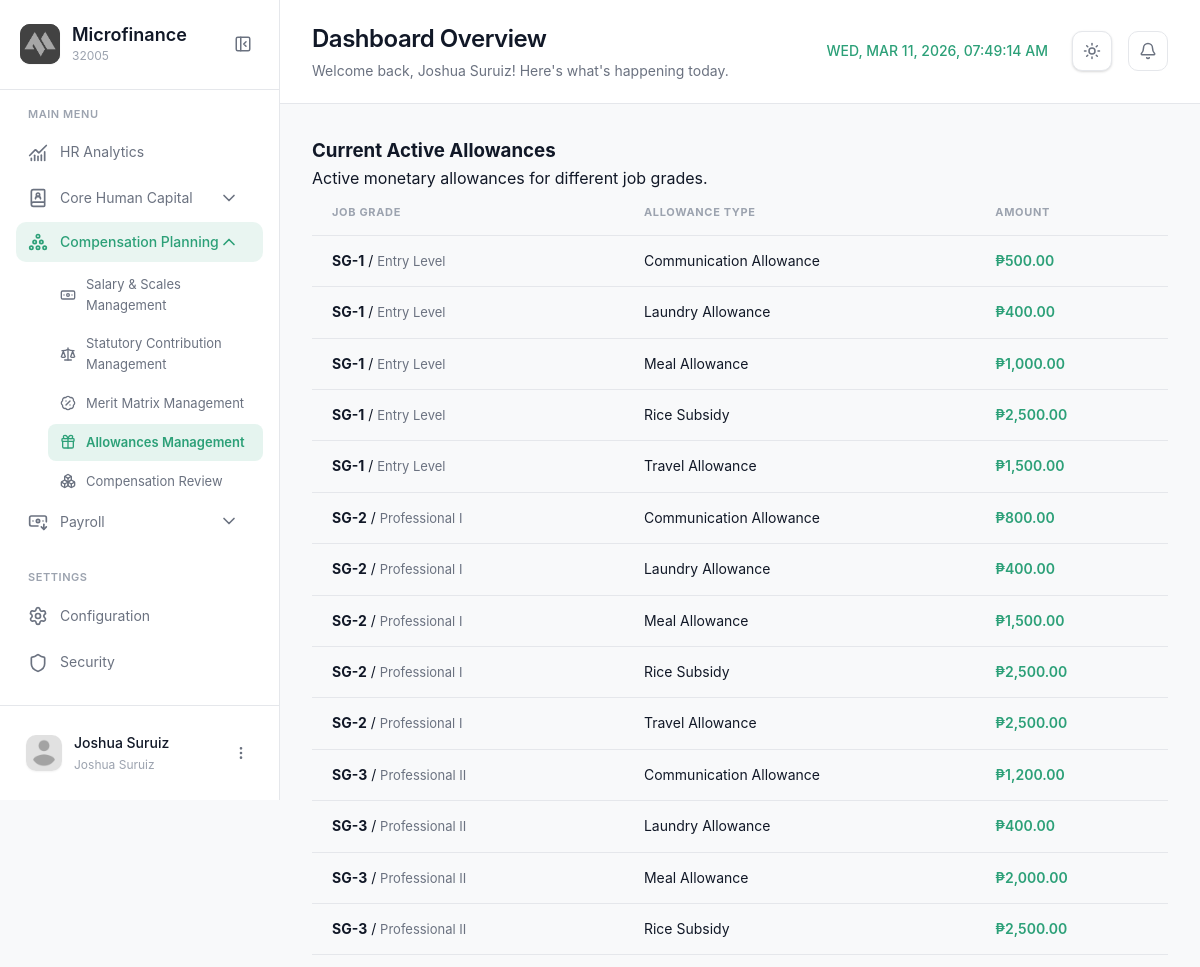
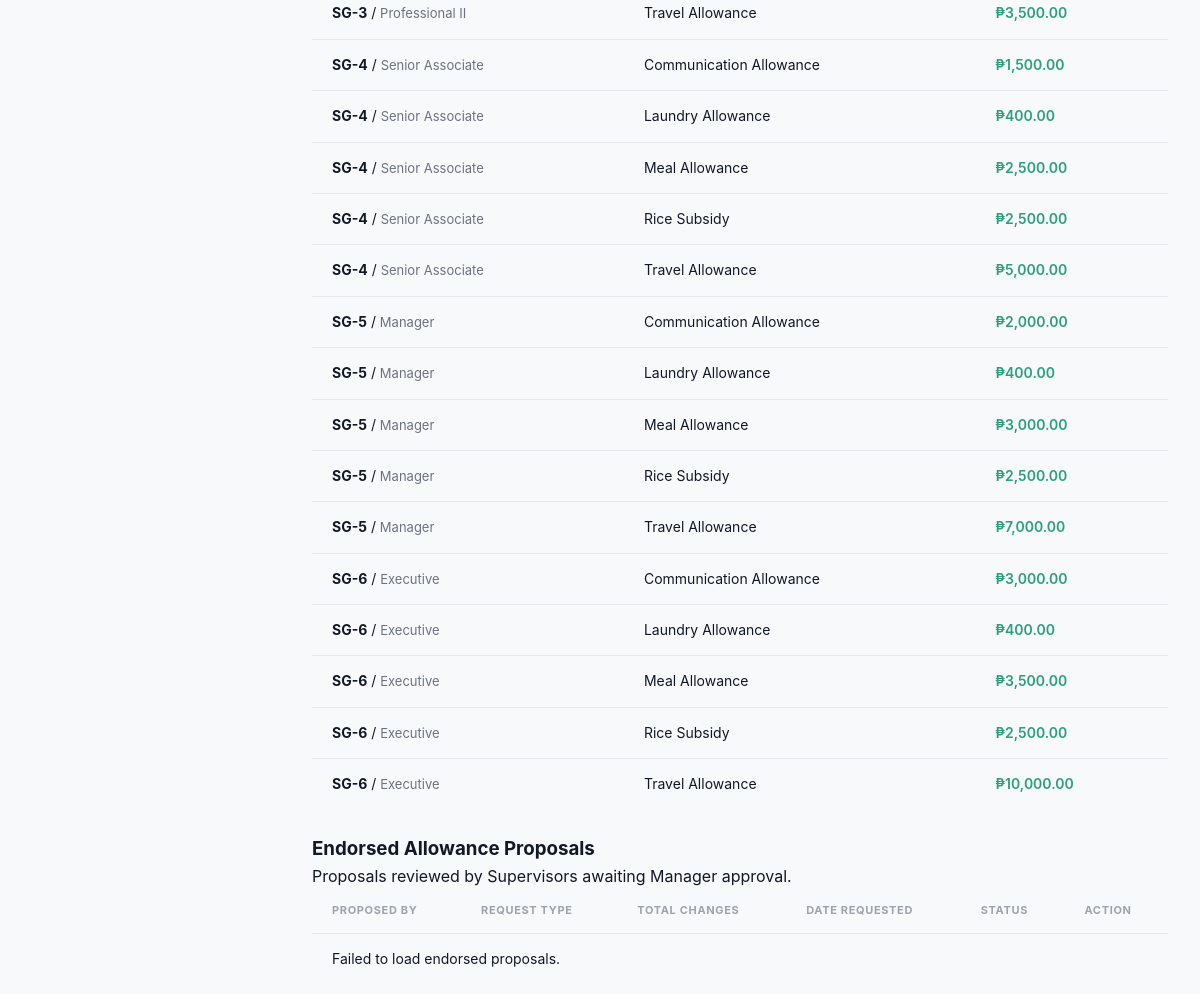
The page /modules/manager/allowancemgt.php (signed in) on the database its author committed (2 pictures, top to bottom).
### tables this page shows
CREATE TABLE `grade_allowances` (
  `GradeAllowanceID` int(11) NOT NULL,
  `period_id` int(11) DEFAULT NULL,
  `SalaryGradeID` int(11) NOT NULL,
  `AllowanceTypeID` int(11) NOT NULL,
  `Amount` decimal(12,2) NOT NULL DEFAULT 0.00,
  `CreatedAt` timestamp NOT NULL DEFAULT current_timestamp(),
  `UpdatedAt` timestamp NOT NULL DEFAULT current_timestamp() ON UPDATE current_timestamp()
);

CREATE TABLE `salary_grades` (
  `SalaryGradeID` int(11) NOT NULL,
  `period_id` int(11) DEFAULT NULL,
  `GradeLevel` varchar(10) NOT NULL,
  `GradeName` varchar(100) DEFAULT NULL,
  `MinSalary` decimal(15,2) NOT NULL,
  `MaxSalary` decimal(15,2) NOT NULL,
  `MidSalary` decimal(15,2) GENERATED ALWAYS AS ((`MinSalary` + `MaxSalary`) / 2) STORED,
  `Currency` varchar(10) DEFAULT 'PHP',
  `IsActive` tinyint(1) DEFAULT 1,
  `CreatedAt` timestamp NOT NULL DEFAULT current_timestamp(),
  `UpdatedAt` timestamp NULL DEFAULT NULL ON UPDATE current_timestamp(),
  `Description` varchar(255) DEFAULT NULL
);

CREATE TABLE `allowance_types` (
  `AllowanceTypeID` int(11) NOT NULL,
  `AllowanceName` varchar(100) NOT NULL,
  `IsTaxable` tinyint(1) DEFAULT 0,
  `Frequency` enum('Monthly','Annual','Daily') DEFAULT 'Monthly',
  `CreatedAt` timestamp NOT NULL DEFAULT current_timestamp(),
  `UpdatedAt` timestamp NOT NULL DEFAULT current_timestamp() ON UPDATE current_timestamp()
);

### modules/manager/allowancemgt.php (the view, shortened to what this page needs)
<?php
require_once '../../config/config.php';
$sql = "SELECT ga.GradeAllowanceID as AllowanceID, sg.GradeLevel, sg.GradeName, at.AllowanceName, ga.Amount
        FROM grade_allowances ga
        JOIN salary_grades sg ON ga.SalaryGradeID = sg.SalaryGradeID
        JOIN allowance_types at ON ga.AllowanceTypeID = at.AllowanceTypeID
        ORDER BY sg.GradeLevel ASC, at.AllowanceName ASC";
$result = $conn->query($sql);
$active_allowances = [];
if ($result) {
    while ($row = $result->fetch_assoc()) {
        $active_allowances[] = $row;
    }
}
$page = 'allowancemgt';
$module = 'planning';
?>
<!DOCTYPE html>
<html lang="en">
<head>
  <link rel="stylesheet" href="../../css/allowancemgt.css?v=1.2">
  <link rel="stylesheet" href="../../css/notifications.css?v=1.1">
</head>
<body>
  <aside class="sidebar" id="sidebar">
    <div class="sidebar-header">
      <div class="logo-container">
        <div class="logo-wrapper">
          <img src="../../img/logo.png" alt="Logo" class="logo">
        </div>
        <div class="logo-text">
          <h2 class="app-name">Microfinance</h2>
          <span class="app-tagline">32005</span>
        </div>
      </div>
      <button class="sidebar-toggle" id="sidebarToggle">
        <i data-lucide="panel-left-close"></i>
      </button>
    </div>
    <nav class="sidebar-nav">
      <div class="nav-section">
        <span class="nav-section-title">MAIN MENU</span>
        <a href="dashboard.php" class="nav-item <?php echo ($page === 'dashboard') ? 'active' : ''; ?>">
          <i data-lucide="chart-no-axes-combined"></i>
          <span>HR Analytics</span>
        </a>
        <div class="nav-item-group <?php echo ($module === 'banking') ? 'active' : ''; ?>">
          <button class="nav-item has-submenu <?php echo ($module === 'banking') ? 'active' : ''; ?>" data-module="banking">
            <div class="nav-item-content">
              <i data-lucide="book-user"></i>
              <span>Core Human Capital</span>
            </div>
            <i data-lucide="chevron-down" class="submenu-icon"></i>
          </button>
        </div>
                <div class="nav-item-group <?php echo ($module === 'planning') ? 'active' : ''; ?>">
          <button class="nav-item has-submenu <?php echo ($module === 'planning') ? 'active' : ''; ?>" data-module="planning">
            <div class="nav-item-content">
              <i data-lucide="circle-pile"></i>
              <span>Compensation Planning</span>
            </div>
            <i data-lucide="chevron-down" class="submenu-icon"></i>
          </button>
           <div class="submenu <?php echo ($module === 'planning') ? 'active' : ''; ?>" id="submenu-planning">
             <a href="salarymgt.php" class="submenu-item <?php echo ($page === 'salarymgt') ? 'active' : ''; ?>">
              <i data-lucide="banknote"></i>
              <span>Salary & Scales Management</span>
            </a>
             <a href="statutorymgt.php" class="submenu-item <?php echo ($page === 'statutorymgt') ? 'active' : ''; ?>">
              <i data-lucide="scale"></i>
              <span>Statutory Contribution Management</span>
            </a>
            <a href="meritmatrixmgt.php" class="submenu-item <?php echo ($page === 'meritmatrixmgt') ? 'active' : ''; ?>">
              <i data-lucide="badge-percent"></i>
              <span>Merit Matrix Management</span>
            </a>
             <a href="allowancemgt.php" class="submenu-item <?php echo ($page === 'allowancemgt') ? 'active' : ''; ?>">
              <i data-lucide="gift"></i>
              <span>Allowances Management</span>
            </a>
             <a href="compensationrev.php" class="submenu-item <?php echo ($page === 'compensationrev') ? 'active' : ''; ?>">
              <i data-lucide="boxes"></i>
              <span>Compensation Review</span>
            </a>
          </div>
        </div>
                <div class="nav-item-group <?php echo ($module === 'payroll') ? 'active' : ''; ?>">
          <button class="nav-item has-submenu <?php echo ($module === 'payroll') ? 'active' : ''; ?>" data-module="payroll">
            <div class="nav-item-content">
              <i data-lucide="banknote-arrow-down"></i>
              <span>Payroll</span>
            </div>
            <i data-lucide="chevron-down" class="submenu-icon"></i>
          </button>
        </div>
      </div>
      <div class="nav-section">
        <span class="nav-section-title">SETTINGS</span>
        <a href="#" class="nav-item">
          <i data-lucide="settings"></i>
          <span>Configuration</span>
        </a>
        <a href="#" class="nav-item">
          <i data-lucide="shield"></i>
          <span>Security</span>
        </a>
      </div>
    </nav>
    <div class="sidebar-footer">
      <div class="user-profile">
        <div class="user-avatar">
          <img src="../../img/profile.png" alt="User">
        </div>
        <div class="user-info">
          <span class="user-name"><?php echo htmlspecialchars($_SESSION['username'] ?? 'Manager'); ?></span>
          <span class="user-role"><?php echo htmlspecialchars($_SESSION['user_role'] ?? 'HR Manager'); ?></span>
        </div>
        <button class="user-menu-btn" id="userMenuBtn">
          <i data-lucide="more-vertical"></i>
        </button>
      </div>
    </div>
  </aside>
  <main class="main-content">
    <header class="page-header">
      <div class="header-left">
        <div class="header-title">
          <h1>Dashboard Overview</h1>
          <p>Welcome back, <?php echo htmlspecialchars($_SESSION['username'] ?? 'User'); ?>! Here's what's happening today.</p>
        </div>
      </div>
      <div class="header-right">
                        <div class="header-clock">
          <span id="realTimeClock"></span>
        </div>
        <button class="theme-toggle" id="themeToggle" aria-label="Toggle theme">
          <i data-lucide="sun" class="sun-icon"></i>
        </button>
        <div class="header-notifications" style="position: relative;">
          <button class="icon-btn" id="notifBtn">
            <i data-lucide="bell"></i>
          </button>
        </div>
      </div>
    </header>
    <div class="content-wrapper">
        <div class="content-card">
            <div class="card-header">
                <div class="card-header-left">
                    <h3 class="card-title">Current Active Allowances</h3>
                    <p class="card-subtitle">Active monetary allowances for different job grades.</p>
                </div>
            </div>
            <div class="card-body">
                <div class="data-table">
                    <table id="currentAllowanceTable">
                        <thead>
                            <tr>
                                <th>Job Grade</th>
                                <th>Allowance Type</th>
                                <th>Amount</th>
                            </tr>
                        </thead>
                        <tbody>
                            <?php foreach ($active_allowances as $setting): ?>
                            <tr data-id="<?php echo $setting['AllowanceID']; ?>">
                                <td><strong><?php echo htmlspecialchars($setting['GradeLevel']); ?></strong> / <span style="font-size:13px; color:var(--text-secondary);"><?php echo htmlspecialchars($setting['GradeName']); ?></span></td>
                                <td><?php echo htmlspecialchars($setting['AllowanceName']); ?></td>
                                <td style="color:var(--brand-green); font-weight:600;">&#8369;<?php echo number_format($setting['Amount'], 2); ?></td>
                            </tr>
                            <?php endforeach; ?>
                        </tbody>
                    </table>
                </div>
            </div>
        </div>
        <div class="content-card" style="margin-top: 24px;">
            <div class="card-header">
                <div class="card-header-left">
                    <h3 class="card-title">Endorsed Allowance Proposals</h3>
                    <p class="card-subtitle">Proposals reviewed by Supervisors awaiting Manager approval.</p>
                </div>
            </div>
            <div class="card-body">
                <div class="data-table">
                    <table id="endorsedProposalsTable">
                        <thead>
                            <tr>
                                <th>Proposed By</th>
                                <th>Request Type</th>
                                <th>Total Changes</th>
                                <th>Date Requested</th>
                                <th>Status</th>
                                <th>Action</th>
                            </tr>
                        </thead>
                        <tbody id="endorsedProposalsBody">
                        </tbody>
                    </table>
                </div>
            </div>
        </div>
    </div>
  </main>
</body>
</html>

### css/notifications.css (style rules this page uses)
.icon-btn { position: relative; width: 40px; height: 40px; border-radius: 10px; background: var(--surface); border: 1px solid var(--border-color); cursor: pointer; display: flex; align-items: center; justify-content: center; color: var(--text-secondary); transition: var(--transition); flex-shrink: 0; }

### rows shown on the page
grade_allowances: SalaryGradeID.GradeLevel "SG-1", SalaryGradeID.GradeName "Entry Level", AllowanceTypeID.AllowanceName "Communication Allowance", Amount "500.00"
grade_allowances: SalaryGradeID.GradeLevel "SG-1", SalaryGradeID.GradeName "Entry Level", AllowanceTypeID.AllowanceName "Laundry Allowance", Amount "400.00"
grade_allowances: SalaryGradeID.GradeLevel "SG-1", SalaryGradeID.GradeName "Entry Level", AllowanceTypeID.AllowanceName "Meal Allowance", Amount "1,000.00"
grade_allowances: SalaryGradeID.GradeLevel "SG-1", SalaryGradeID.GradeName "Entry Level", AllowanceTypeID.AllowanceName "Rice Subsidy", Amount "2,500.00"
grade_allowances: SalaryGradeID.GradeLevel "SG-1", SalaryGradeID.GradeName "Entry Level", AllowanceTypeID.AllowanceName "Travel Allowance", Amount "1,500.00"
grade_allowances: SalaryGradeID.GradeLevel "SG-2", SalaryGradeID.GradeName "Professional I", AllowanceTypeID.AllowanceName "Communication Allowance", Amount "800.00"
grade_allowances: SalaryGradeID.GradeLevel "SG-2", SalaryGradeID.GradeName "Professional I", AllowanceTypeID.AllowanceName "Laundry Allowance", Amount "400.00"
grade_allowances: SalaryGradeID.GradeLevel "SG-2", SalaryGradeID.GradeName "Professional I", AllowanceTypeID.AllowanceName "Meal Allowance", Amount "1,500.00"
grade_allowances: SalaryGradeID.GradeLevel "SG-2", SalaryGradeID.GradeName "Professional I", AllowanceTypeID.AllowanceName "Rice Subsidy", Amount "2,500.00"
grade_allowances: SalaryGradeID.GradeLevel "SG-2", SalaryGradeID.GradeName "Professional I", AllowanceTypeID.AllowanceName "Travel Allowance", Amount "2,500.00"
grade_allowances: SalaryGradeID.GradeLevel "SG-3", SalaryGradeID.GradeName "Professional II", AllowanceTypeID.AllowanceName "Communication Allowance", Amount "1,200.00"
grade_allowances: SalaryGradeID.GradeLevel "SG-3", SalaryGradeID.GradeName "Professional II", AllowanceTypeID.AllowanceName "Laundry Allowance", Amount "400.00"
grade_allowances: SalaryGradeID.GradeLevel "SG-3", SalaryGradeID.GradeName "Professional II", AllowanceTypeID.AllowanceName "Meal Allowance", Amount "2,000.00"
grade_allowances: SalaryGradeID.GradeLevel "SG-3", SalaryGradeID.GradeName "Professional II", AllowanceTypeID.AllowanceName "Rice Subsidy", Amount "2,500.00"
grade_allowances: SalaryGradeID.GradeLevel "SG-3", SalaryGradeID.GradeName "Professional II", AllowanceTypeID.AllowanceName "Travel Allowance", Amount "3,500.00"
grade_allowances: SalaryGradeID.GradeLevel "SG-4", SalaryGradeID.GradeName "Senior Associate", AllowanceTypeID.AllowanceName "Communication Allowance", Amount "1,500.00"
grade_allowances: SalaryGradeID.GradeLevel "SG-4", SalaryGradeID.GradeName "Senior Associate", AllowanceTypeID.AllowanceName "Laundry Allowance", Amount "400.00"
grade_allowances: SalaryGradeID.GradeLevel "SG-4", SalaryGradeID.GradeName "Senior Associate", AllowanceTypeID.AllowanceName "Meal Allowance", Amount "2,500.00"
grade_allowances: SalaryGradeID.GradeLevel "SG-4", SalaryGradeID.GradeName "Senior Associate", AllowanceTypeID.AllowanceName "Rice Subsidy", Amount "2,500.00"
grade_allowances: SalaryGradeID.GradeLevel "SG-4", SalaryGradeID.GradeName "Senior Associate", AllowanceTypeID.AllowanceName "Travel Allowance", Amount "5,000.00"
grade_allowances: SalaryGradeID.GradeLevel "SG-5", SalaryGradeID.GradeName "Manager", AllowanceTypeID.AllowanceName "Communication Allowance", Amount "2,000.00"
grade_allowances: SalaryGradeID.GradeLevel "SG-5", SalaryGradeID.GradeName "Manager", AllowanceTypeID.AllowanceName "Laundry Allowance", Amount "400.00"
grade_allowances: SalaryGradeID.GradeLevel "SG-5", SalaryGradeID.GradeName "Manager", AllowanceTypeID.AllowanceName "Meal Allowance", Amount "3,000.00"
grade_allowances: SalaryGradeID.GradeLevel "SG-5", SalaryGradeID.GradeName "Manager", AllowanceTypeID.AllowanceName "Rice Subsidy", Amount "2,500.00"
grade_allowances: SalaryGradeID.GradeLevel "SG-5", SalaryGradeID.GradeName "Manager", AllowanceTypeID.AllowanceName "Travel Allowance", Amount "7,000.00"
grade_allowances: SalaryGradeID.GradeLevel "SG-6", SalaryGradeID.GradeName "Executive", AllowanceTypeID.AllowanceName "Communication Allowance", Amount "3,000.00"
grade_allowances: SalaryGradeID.GradeLevel "SG-6", SalaryGradeID.GradeName "Executive", AllowanceTypeID.AllowanceName "Laundry Allowance", Amount "400.00"
grade_allowances: SalaryGradeID.GradeLevel "SG-6", SalaryGradeID.GradeName "Executive", AllowanceTypeID.AllowanceName "Meal Allowance", Amount "3,500.00"
grade_allowances: SalaryGradeID.GradeLevel "SG-6", SalaryGradeID.GradeName "Executive", AllowanceTypeID.AllowanceName "Rice Subsidy", Amount "2,500.00"
grade_allowances: SalaryGradeID.GradeLevel "SG-6", SalaryGradeID.GradeName "Executive", AllowanceTypeID.AllowanceName "Travel Allowance", Amount "10,000.00"

### other values the page prints
$_SESSION['username'] "Joshua Suruiz"
$_SESSION['user_role'] "Joshua Suruiz"
